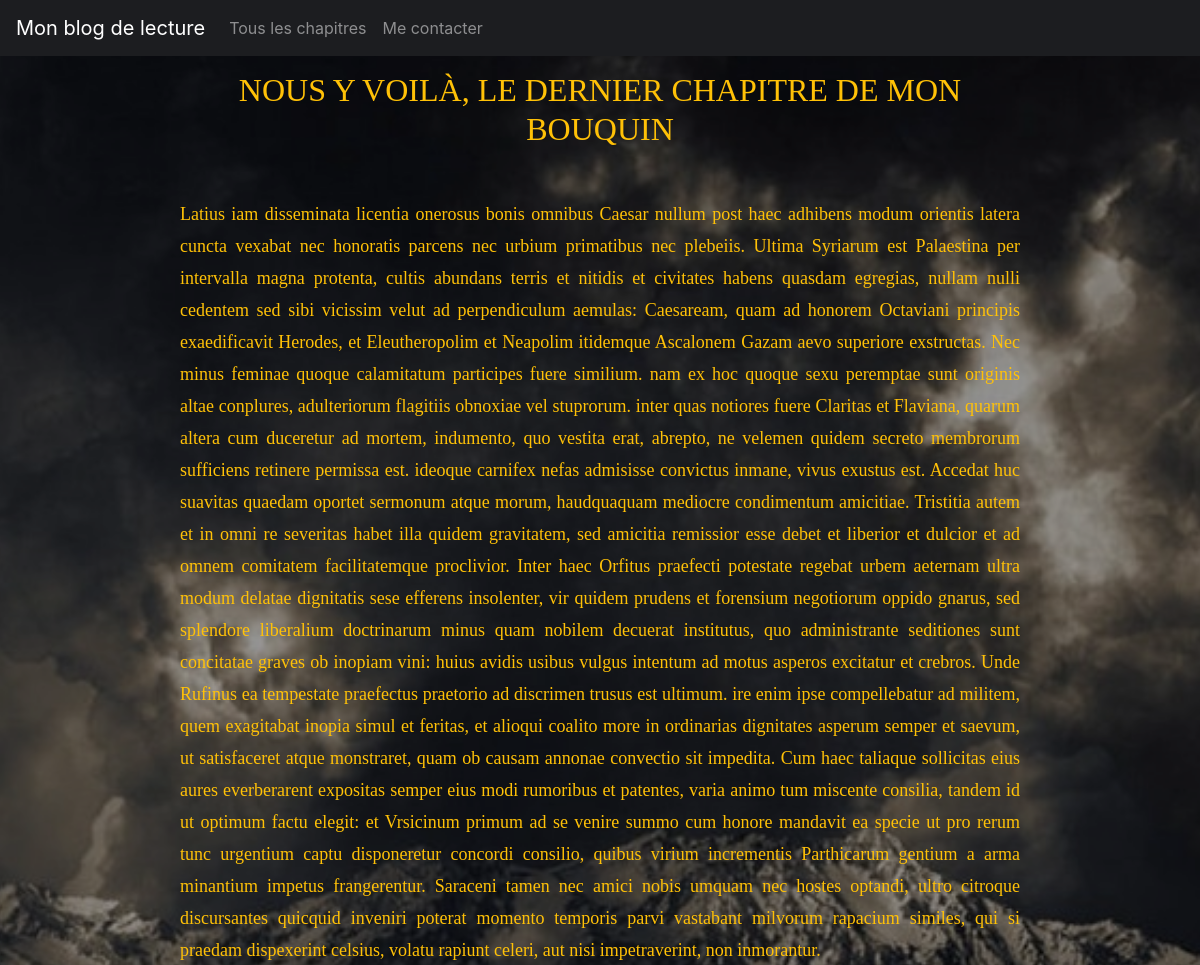
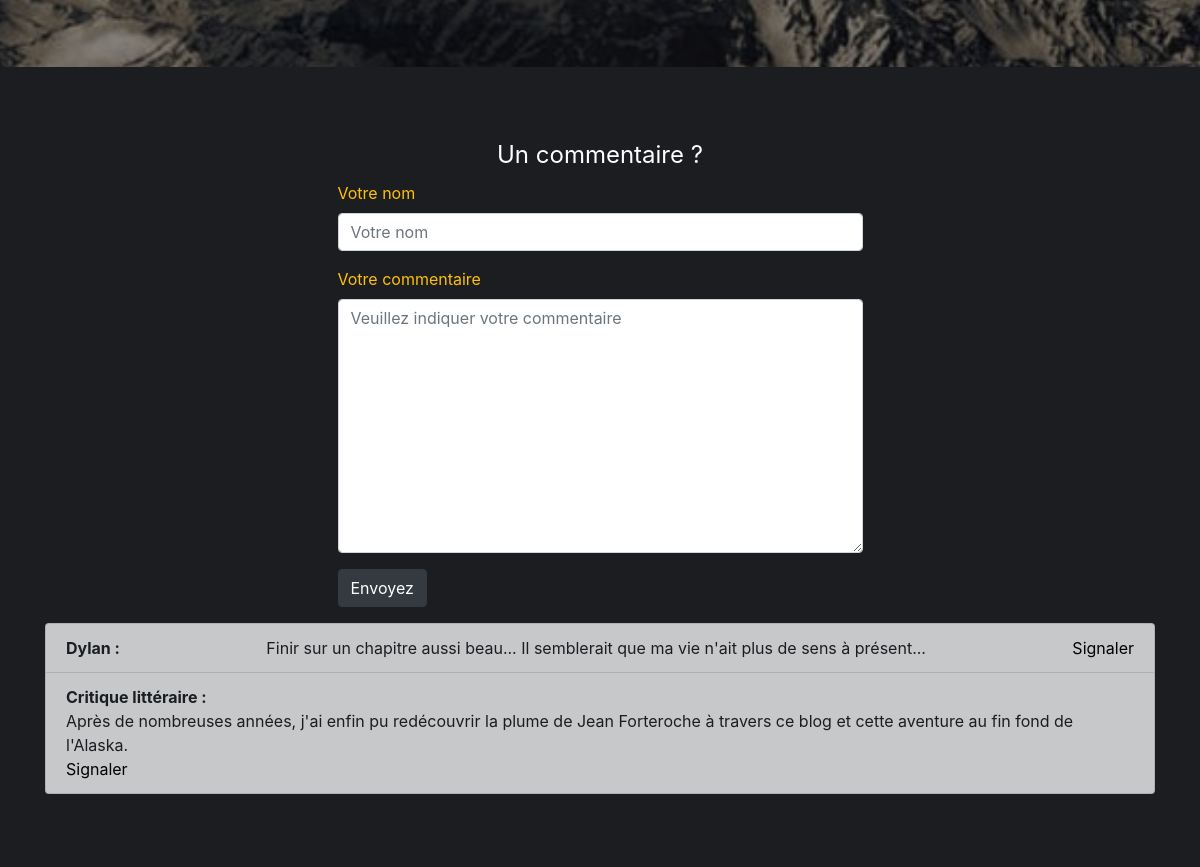
The page /index.php?article=6 on the database its author committed (2 pictures, top to bottom).
### tables this page shows
CREATE TABLE IF NOT EXISTS `posts` (
  `id` int(11) NOT NULL AUTO_INCREMENT,
  `title` varchar(255) NOT NULL,
  `content` longtext NOT NULL,
  `date_added` datetime NOT NULL,
  PRIMARY KEY (`id`)
);

CREATE TABLE IF NOT EXISTS `comments` (
  `id` int(11) NOT NULL AUTO_INCREMENT,
  `author` varchar(255) NOT NULL,
  `comment` varchar(255) NOT NULL,
  `post_id` int(11) NOT NULL,
  `reported` varchar(255) DEFAULT NULL,
  PRIMARY KEY (`id`)
);

### controller/controller.php (called while the page is built, shortened)
<?php
require('model/dataBaseConnexion.php');
require('model/postsManager.php');
require('model/posts.php');
require('model/commentsManager.php');
require('model/Comments.php');
class Controller
{
    private $postsManager;
    public function __construct()
    {
        $this->db = DatabaseConnexion::getDataBaseConnexion();
        $this->postsManager = new PostsManager($this->db);
        $this->commentsManager = new CommentsManager($this->db);
    }
    public function postController($id)
    {
        $post = $this->postsManager->getOnePost($id, 'posts');
        $this->commentsManager->getAllCommentsByPost($post ,$id, 'comments');
        return include('view/show.php');
    }
}

### model/postsManager.php (called while the page is built, shortened)
<?php
class PostsManager
{
	private $db;
	public function __construct()
	{
		$this->db = DataBaseConnexion::getDataBaseConnexion();
	}
	public function getOnePost($id, $table)
	{
		$req = $this->db->query('SELECT * FROM ' . $table.' WHERE id = ' .$id);
		$req->execute();
		$req->setFetchMode(PDO::FETCH_CLASS | PDO::FETCH_PROPS_LATE, $table);
		$data = $req->fetch();
		return $data;
	}
}

### model/dataBaseConnexion.php (called while the page is built)
<?php
class DataBaseConnexion
{
	private static $db;
	public static function getDataBaseConnexion()
	{
		$parameters = [
		        "hostAndPort" => "localhost;",
                        "dbName" => "projet2",
                        "username" => "root",
                        "password" => ''
		];
		if(self::$db === null) {
            $db = new PDO('mysql:host='.$parameters['hostAndPort'].'dbname='.$parameters['dbName']. ';charset=UTF8',
                    $parameters['username'],$parameters['password']
            );
            $db->setAttribute(PDO::ATTR_ERRMODE, PDO::ERRMODE_EXCEPTION);
        }
        return $db;
	}
}

### model/posts.php (called while the page is built, shortened)
<?php
class Posts
{
	private $title;
	private $content;
	private $comments = [];
	public function getTitle()
	{
		return $this->title;
	}
	public function getContent()
	{
		return $this->content;
	}
	public function getComments()
	{
		return $this->comments;
	}
	public function addComment($comment)
	{
		$this->comments[] = $comment;
	}
}

### model/Comments.php (called while the page is built, shortened)
<?php
class Comments
{
    private $id;
    private $author;
    private $comment;
    public function getAuthor()
    {
        return $this->author;
    }
    public function getComment()
    {
        return $this->comment;
    }
    public function getId()
    {
        return $this->id;
    }
    public function setAuthor($author)
    {
        $this->author = $author;
    }
    public function setComment($comment)
    {
        $this->comment = $comment;
    }
    public function setId($id)
    {
        $this->id = $id;
    }
}

### model/commentsManager.php (called while the page is built, shortened)
<?php
class CommentsManager
{
    private $db;
    public function __construct()
    {
        $this->db = DataBaseConnexion::getDataBaseConnexion();
    }
    public function getAllCommentsByPost($post ,$idPost, $table)
    {
        $req = $this->db->query('SELECT * FROM ' . $table.' WHERE post_id = ' .$idPost);
        $data = $req->fetchAll();
        $comments = [];
		foreach ($data as $value)
		{
            $comment = new Comments($value);
			$comments[] = $comment;
		}
		return $comments;
    }
}

### view/show.php (the view, shortened to what this page needs)
<!doctype html>
<html lang="en">
  <head>
    <link rel="stylesheet" href="https://stackpath.bootstrapcdn.com/bootstrap/4.1.3/css/bootstrap.min.css">
    <link rel="stylesheet" href="public/css/styleshow.css">
    <link rel="stylesheet" href="public/css/normalize.css">
  </head>
  <body>
    <nav class="navbar sticky-top navbar-expand-md navbar-dark bg-dark">
      <a class="navbar-brand" href="index.php">Mon blog de lecture</a>
      <div class="collapse navbar-collapse" id="navbarsExample04">
        <ul class="navbar-nav mr-auto">
          <li class="nav-item">
            <a class="nav-link" href="index.php">Tous les chapitres</a>
          </li>
          <li class="nav-item">
            <a class="nav-link" href="index.php?contact">Me contacter</a>
          </li>
        </ul>
      </div>
    </nav>
<div class="shadow-post">
<div class="wrapper">
    <h1> <?= $post->getTitle() ;?></h1>
    <div class="content">
        <?= $post->getContent() ;?>
    </div>
</div>
</div>
    <footer>
        <div class="container">
            <form action="index.php?addComment&amp;id=<?= $_GET['article'] ?>" class="col-lg-6" method="post">
            <legend>Un commentaire ?</legend>
                <div class="form-group">
                    <label for="author">Votre nom</label>
                    <input type="text" id="author" placeholder="Votre nom" class="form-control" name="author" required>
                </div>
                <div class="form-group">
                    <label for="comment">Votre commentaire</label>
                    <textarea  id="comment" cols="30" rows="10" placeholder="Veuillez indiquer votre commentaire" class="form-control" name="comment" required></textarea>
                </div>
                <div class="form-group">
                <button type="submit" class="btn btn-dark">Envoyez</button>
                </div>
            </form>
        </div>
        <div class="container">
            <ul class="list-group">
            <?php foreach ($post->getComments() as $oneComment) : ?>
                <li class="list-group-item flex-comments list-group-item-dark"><strong class="name"><?= $oneComment->getAuthor(); ?> :</strong> <?= $oneComment->getComment(); ?> <a class ="report-link" href="index.php?reportComment&amp;commentId=<?= $oneComment->getId();?>&amp;postId=<?= $_GET['article']; ?>">Signaler</a></li>
            <?php endforeach; ?>
            </ul>
        </div>
    </footer>
</body>
</html>

### public/css/styleshow.css (style rules this page uses)
body { background-color: rgba(0, 0, 0, 0.1); background-image: url('../images/wallpaper4.jpg'); background-size: cover; background-position: bottom center; background-attachment: fixed; height: 100vh; }
.wrapper { margin: 0px 15% 0px 15%; padding: 50px 0 50px 0; height: auto; }
.wrapper h1 { text-align: center; margin-bottom: 50px; color: #ffc107; font-family: 'Playfair Display', serif; text-transform: uppercase; }
.content { color: #ffc107; line-height: 2rem; font-size: 18px; text-align: justify; font-family: 'Playfair Display', serif; }
.shadow-post { background-color: rgba(0, 0, 0, 0.4); width: 100%; height: auto; }
.navbar { position: fixed; width: 100%; top: 0; background-color: #1C1D20 !important; }
footer { width: 100%; height: 100vh; background-color: #1C1D20; }
form legend { text-align: center; color: white; padding-top: 70px; }
label { color: #ffc107; }
form { margin: 0 auto; }
.flex-comments { display: flex; flex-wrap: wrap; justify-content: space-between; }
.report-link { color: black; }

### rows shown on the page
posts: title "NOUS Y VOILÀ, LE DERNIER CHAPITRE DE MON BOUQUIN", content "Latius iam disseminata licentia onerosus bonis omnibus Caesar nullum post haec adhibens modum orientis latera cuncta vexabat nec honoratis parcens nec urbium primatibus nec plebeiis. Ultima Syriarum est Palaestina per intervalla magna protenta, cultis abundans terris et nitidis et civitates habens quasdam egregias, nullam nulli cedentem sed sibi vicissim velut ad perpendiculum aemulas: Caesaream, quam ad honorem Octaviani principis exaedificavit Herodes, et Eleutheropolim et Neapolim itidemque Ascalonem Gazam aevo superiore exstructas. Nec minus feminae quoque calamitatum participes fuere similium. nam ex hoc quoque sexu peremptae sunt originis altae conplures, adulteriorum flagitiis…"
comments: author "Dylan", comment "Finir sur un chapitre aussi beau... Il semblerait que ma vie n'ait plus de sens à présent..."
comments: author "Critique littéraire", comment "Après de nombreuses années, j'ai enfin pu redécouvrir la plume de Jean Forteroche à travers ce blog et cette aventure au fin fond de l'Alaska."
